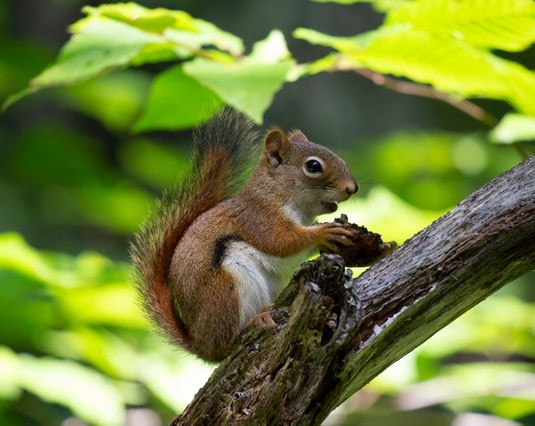
#> input picture data/squirrel_cls.jpg, 535 x 426 px, found by its file name
$ jupyter execute hist.ipynb
#> lines starting #> are read from the running program, lines starting #| are printed output that depends on the picture
[cell 1]
import cv2 as cv
import numpy as np
import matplotlib.pyplot as plt

[cell 2]
import numpy as np
import cv2 as cv
from matplotlib import pyplot as plt

img = cv.imread('data/squirrel_cls.jpg', cv.IMREAD_GRAYSCALE)
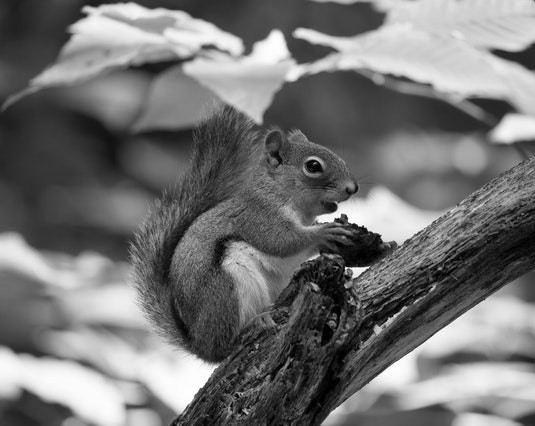
#> img: shape (426, 535); min 0, max 255, mean 115.6
plt.subplot(1, 2, 1); plt.imshow(cv.cvtColor(img, cv.COLOR_GRAY2RGB))
plt.subplot(1, 2, 2); plt.hist(img.ravel(),256,[0,256]); plt.show()
#> after `plt.subplot(1, 2, 2)`:
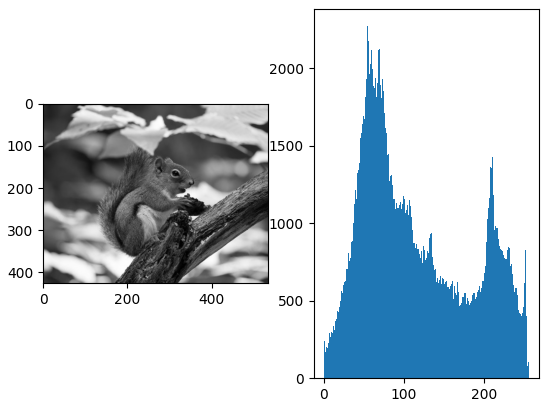
#> figure drawn by matplotlib, 2 panels; panel 2: tallest bar 2270 high, from x = 54 to 55

[cell 3]
img = cv.imread('./data/home.jpg', cv.IMREAD_GRAYSCALE)
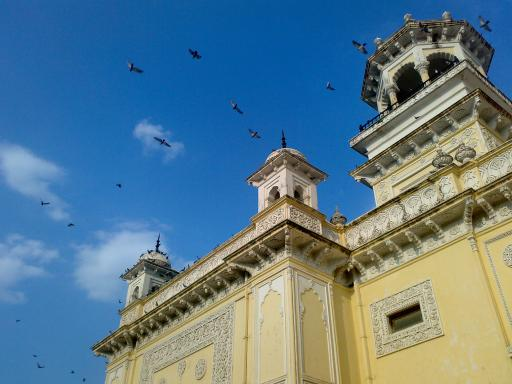
#> input picture data/home.jpg, 512 x 384 px, found by its file name
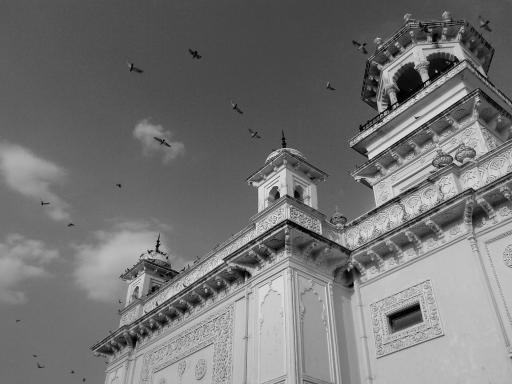
#> img: shape (384, 512); min 0, max 255, mean 116.2
plt.hist(img.ravel(),256,[0,256]); plt.show()
#> after `plt.hist(img.ravel(), 256, [0, 256])`:
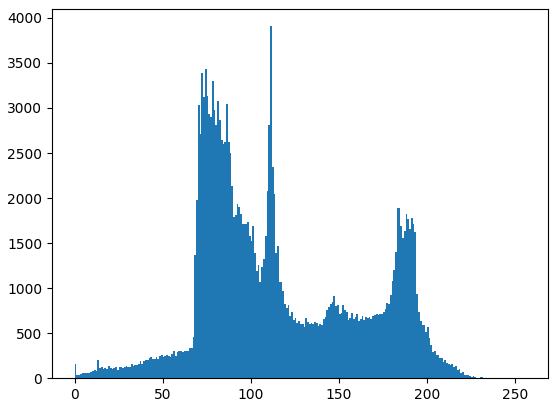
#> figure drawn by matplotlib, 1 panel; tallest bar 3908 high, from x = 111 to 112

[cell 4]
img = cv.imread('./data/home.jpg')
#> img is the input picture: shape (384, 512, 3); mean B, G, R 141.2, 123.9, 91.6
color = ('b','g','r')
for i,col in enumerate(color):
    histr = cv.calcHist([img],[i],None,[256],[0,256])
    plt.plot(histr,color = col)
    plt.xlim([0,256])
plt.show()
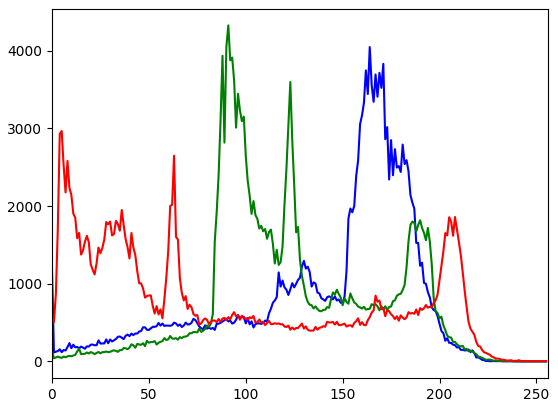
#> figure drawn by matplotlib, 1 panel; curve peaks at x = 164, y = 4049; curve peaks at x = 91, y = 4328; curve peaks at x = 5, y = 2968
